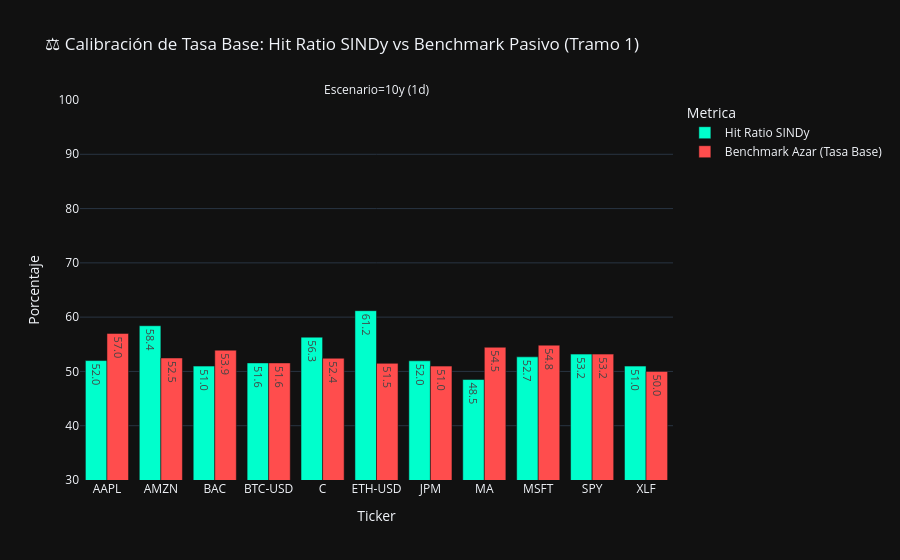

Source (notebook cell):
### Markdown cell above
### ⚖️ Módulo 2.5: Calibración de Tasa Base (Base Rate Fallacy) y Coeficiente de Matthews (MCC)

En el análisis cuantitativo de trading, evaluar la precisión (*Hit Ratio*) de forma aislada puede conducir a graves falsos positivos debido a la **Paradoja de la Tasa Base (Base Rate Fallacy)**:

1. **El Sesgo de la Tasa Base (Prior Bias/Drift)**:
   Si un activo sube el 65% de las veces en una temporalidad dada debido a un fuerte sesgo alcista secular (drift), un predictor aleatorio "siempre alcista" obtendrá un **65% de Hit Ratio**. Esto parece fantástico, pero su ventaja predictiva real es de **0%** ya que no está aportando valor sobre la pura inercia del mercado.
   - Definimos la Tasa Base Alcista como: $P(Up) = \frac{1}{N}\sum \mathbb{I}(y_j = 1)$.
   - El **Benchmark del Azar Sesgado** es: $Benchmark = \max(P(Up), 1 - P(Up))$.
   - El **True Directional Alpha (TDA)** neto sobre la inercia del mercado es: $TDA = Hit\_Ratio - Benchmark$. Requerimos estrictamente que $TDA > 0\%$ para validar una ventaja real.

2. **Matthews Correlation Coefficient (MCC)**:
   Para abordar clases desbalanceadas (sesgos direccionales), el coeficiente de Matthews es el estándar de oro en machine learning. Evalúa de forma equilibrada las cuatro esquinas de la matriz de confusión (Verdaderos Positivos, Verdaderos Negativos, Falsos Positivos y Falsos Negativos):
   $$MCC = \frac{TP \times TN - FP \times FN}{\sqrt{(TP+FP)(TP+FN)(TN+FP)(TN+FN)}}$$
   - **Rango**: $[-1, +1]$, donde $+1$ representa una predicción perfecta, $-1$ desacuerdo total y $0$ es equivalente al azar.
   - Dado que las direcciones de los precios en las ventanas son binarias ($y_j \in \{-1, 1\}$) y el acierto se define como $Hit_j = 1$ si $y_j = \hat{y}_j$ y $0$ de lo contrario, reconstruimos vectorialmente las predicciones direccionales de SINDy mediante:
     $$\hat{y}_j = (2 \cdot Hit_j - 1) \cdot y_j$$
     Esto nos permite calcular el MCC algebraicamente equivalente al coeficiente de correlación de Pearson:
     `MCC = np.corrcoef(y_true, y_pred)[0, 1]`
   - Establecemos un filtro de robustez estadística: $MCC > 0.05$ para clasificar una señal como verdaderamente explotable.

### Code cell
if not df_clean.empty:
    import numpy as np
    import pandas as pd
    import plotly.express as px
    import sys
    import os
    # Asegurar el path del proyecto para evitar ModuleNotFoundError: No module named 'src'
    sys.path.append(os.path.abspath('.'))
    sys.path.append(os.path.abspath('..'))

    from src.ui.market_loader import MarketLoader
    
    print("⌛ Iniciando calibración dinámica de tasa base con datos históricos del mercado...")
    
    # 1. Pipeline de reconstrucción direccional
    hit_cols = [c for c in df_clean.columns if c.startswith('Hit_B')]
    num_blocks = len(hit_cols)
    
    df_calib = df_clean.copy()
    for b in range(1, num_blocks + 1):
        df_calib[f'Act_Dir_B{b}'] = np.nan
        df_calib[f'Pred_Dir_B{b}'] = np.nan
        
    groups = df_calib.groupby(['Ticker', 'Periodo_Historia', 'Intervalo_Velas'])
    downloaded_data = {}
    
    for (ticker, period, interval), group_df in groups:
        key = (ticker, period, interval)
        if key not in downloaded_data:
            try:
                df_hist = MarketLoader.load_ticker_data(ticker, period=period, interval=interval)
                df_hist.columns = [str(c).title() for c in df_hist.columns]
                downloaded_data[key] = df_hist['Close'].values
            except Exception as e:
                print(f"⚠️ Error descargando histórico para {ticker} ({period} - {interval}): {e}")
                continue
                
        prices = downloaded_data[key]
        horizon = 150
        block_size = horizon // num_blocks
        
        for idx, row in group_df.iterrows():
            end_idx = int(row['Iteracion (Velas Vistas)'])
            if end_idx + horizon > len(prices):
                continue
                
            prices_sub = prices[end_idx : end_idx + horizon]
            
            # Bloque 1 (Tramo 1 - Velas 1 a 10)
            p_act_b1 = prices_sub[0 : block_size]
            hit_b1 = row['Hit_B1']
            
            # Dirección real local en B1
            delta_act_b1 = np.sign(p_act_b1[-1] - p_act_b1[0])
            if delta_act_b1 == 0: delta_act_b1 = 1.0
            
            # Predicción direccional reconstruida
            delta_pred_b1 = (2.0 * hit_b1 - 1.0) * delta_act_b1
            
            df_calib.at[idx, 'Act_Dir_B1'] = delta_act_b1
            df_calib.at[idx, 'Pred_Dir_B1'] = delta_pred_b1

    # Filtrar registros calibrados correctamente
    df_calibrated = df_calib.dropna(subset=['Act_Dir_B1']).copy()
    
    def compute_mcc(y_true, y_pred):
        if len(np.unique(y_true)) <= 1 or len(np.unique(y_pred)) <= 1:
            return 0.0
        corr = np.corrcoef(y_true, y_pred)[0, 1]
        return 0.0 if np.isnan(corr) else corr

    # Calcular estadísticas globales por escenario
    mcc_results = []
    grouped_calib = df_calibrated.groupby(['Ticker', 'Escenario'])
    
    for (ticker, escenario), group_df in grouped_calib:
        p_up_b1 = (group_df['Act_Dir_B1'] == 1.0).mean()
        benchmark_b1 = max(p_up_b1, 1.0 - p_up_b1)
        hit_b1 = group_df['Hit_B1'].mean()
        tda_b1 = hit_b1 - benchmark_b1
        mcc_b1 = compute_mcc(group_df['Act_Dir_B1'].values, group_df['Pred_Dir_B1'].values)
        
        mcc_results.append({
            'Ticker': ticker,
            'Escenario': escenario,
            'Prior_Up_B1 (%)': round(p_up_b1 * 100, 2),
            'Benchmark_B1 (%)': round(benchmark_b1 * 100, 2),
            'Hit_B1_Calib (%)': round(hit_b1 * 100, 2),
            'TDA_B1 (%)': round(tda_b1 * 100, 2),
            'MCC_B1': round(mcc_b1, 3)
        })
        
    df_calib_stats = pd.DataFrame(mcc_results)
    
    # Formatear visualmente para Plotly
    df_plot = df_calib_stats.melt(
        id_vars=['Ticker', 'Escenario', 'TDA_B1 (%)', 'MCC_B1'],
        value_vars=['Hit_B1_Calib (%)', 'Benchmark_B1 (%)'],
        var_name='Metrica', value_name='Porcentaje'
    )
    df_plot['Metrica'] = df_plot['Metrica'].replace({
        'Hit_B1_Calib (%)': 'Hit Ratio SINDy',
        'Benchmark_B1 (%)': 'Benchmark Azar (Tasa Base)'
    })
    
    # Gráfico interactivo emparejado
    fig = px.bar(
        df_plot, x='Ticker', y='Porcentaje', color='Metrica', barmode='group',
        facet_col='Escenario', facet_col_wrap=2,
        title="⚖️ Calibración de Tasa Base: Hit Ratio SINDy vs Benchmark Pasivo (Tramo 1)",
        text_auto='.1f',
        color_discrete_map={'Hit Ratio SINDy': '#00ffcc', 'Benchmark Azar (Tasa Base)': '#ff4d4d'}
    )
    fig.update_layout(yaxis_range=[30, 100], template='plotly_dark')
    fig.show()
    
    # Guardar en df_clean para ser utilizado por los módulos posteriores
    print(f"✅ Calibración finalizada con éxito. {len(df_calib_stats)} escenarios evaluados.")
    display(df_calib_stats.sort_values(by='MCC_B1', ascending=False).reset_index(drop=True))

### Figure 1 — Plotly figure (JSON) as saved in the notebook; plotly's stock layout.template omitted (floating-point values rounded to 4 significant figures)
{"data": [{"alignmentgroup": "True", "hovertemplate": "Metrica=Hit Ratio SINDy<br>Escenario=10y (1d)<br>Ticker=%{x}<br>Porcentaje=%{y}<extra></extra>", "legendgroup": "Hit Ratio SINDy", "marker": {"color": "#00ffcc", "pattern": {"shape": ""}}, "name": "Hit Ratio SINDy", "offsetgroup": "Hit Ratio SINDy", "orientation": "v", "showlegend": true, "textposition": "auto", "texttemplate": "%{y:.1f}", "type": "bar", "x": ["AAPL", "AMZN", "BAC", "BTC-USD", "C", "ETH-USD", "JPM", "MA", "MSFT", "SPY", "XLF"], "xaxis": "x", "y": [52.0, 58.42, 50.98, 51.57, 56.31, 61.19, 51.96, 48.51, 52.69, 53.19, 50.98], "yaxis": "y"}, {"alignmentgroup": "True", "hovertemplate": "Metrica=Benchmark Azar (Tasa Base)<br>Escenario=10y (1d)<br>Ticker=%{x}<br>Porcentaje=%{y}<extra></extra>", "legendgroup": "Benchmark Azar (Tasa Base)", "marker": {"color": "#ff4d4d", "pattern": {"shape": ""}}, "name": "Benchmark Azar (Tasa Base)", "offsetgroup": "Benchmark Azar (Tasa Base)", "orientation": "v", "showlegend": true, "textposition": "auto", "texttemplate": "%{y:.1f}", "type": "bar", "x": ["AAPL", "AMZN", "BAC", "BTC-USD", "C", "ETH-USD", "JPM", "MA", "MSFT", "SPY", "XLF"], "xaxis": "x", "y": [57.0, 52.48, 53.92, 51.57, 52.43, 51.49, 50.98, 54.46, 54.84, 53.19, 50.0], "yaxis": "y"}], "layout": {"annotations": [{"font": {}, "showarrow": false, "text": "Escenario=10y (1d)", "x": 0.5, "xanchor": "center", "xref": "paper", "y": 1, "yanchor": "bottom", "yref": "paper"}], "barmode": "group", "legend": {"title": {"text": "Metrica"}, "tracegroupgap": 0}, "title": {"text": "⚖️ Calibración de Tasa Base: Hit Ratio SINDy vs Benchmark Pasivo (Tramo 1)"}, "xaxis": {"anchor": "y", "domain": [0, 1], "title": {"text": "Ticker"}}, "yaxis": {"anchor": "x", "domain": [0, 1], "range": [30, 100], "title": {"text": "Porcentaje"}}}}
